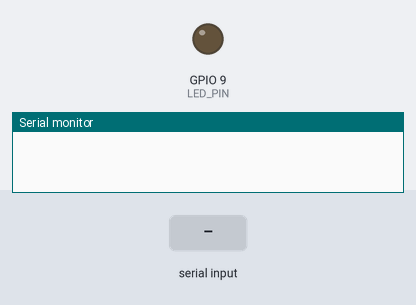
The sketch below on a simulated ESP32-S3. Parts: output pins drawn as LEDs (lit = HIGH), the last lines printed to the serial monitor. The test bench sets the inputs (shaded band).

Above: at 1.2 s.
1.3 s: "1" received over the second serial link
At 2.5 s:
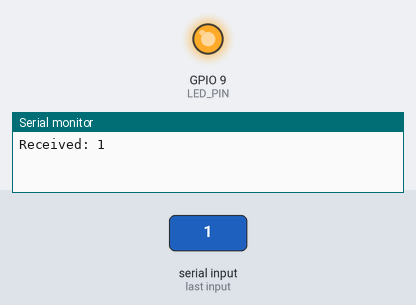
2.8 s: "0" received over the second serial link
At 3.6 s:
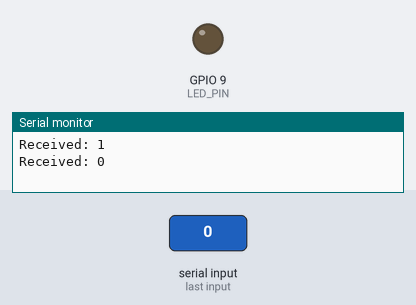
Timing chart, 0 to 5.8 s (numbered marks = the images above; inputs shaded):
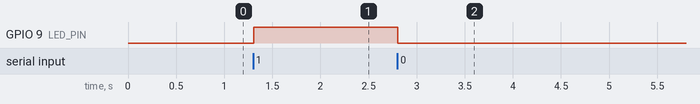

The sketch:

esp32s3.ino
```cpp
#define LED_PIN 9  // GPIO điều khiển LED

void setup() {
  Serial.begin(9600);    // UART0 mặc định để debug
  Serial1.begin(9600, SERIAL_8N1, 44, 43); // RX = GPIO44, TX = GPIO43
  pinMode(LED_PIN, OUTPUT);
}

void loop() {
  if (Serial1.available()) {
    char c = Serial1.read();
    Serial.print("Received: ");
    Serial.println(c);

    if (c == '1') digitalWrite(LED_PIN, HIGH);
    if (c == '0') digitalWrite(LED_PIN, LOW);
  }

  delay(10);
}
```

Measured:
- after the input at 1.3 s, GPIO 9 (LED_PIN): LOW → HIGH at once
- after the input at 2.8 s, GPIO 9 (LED_PIN): HIGH → LOW at once
